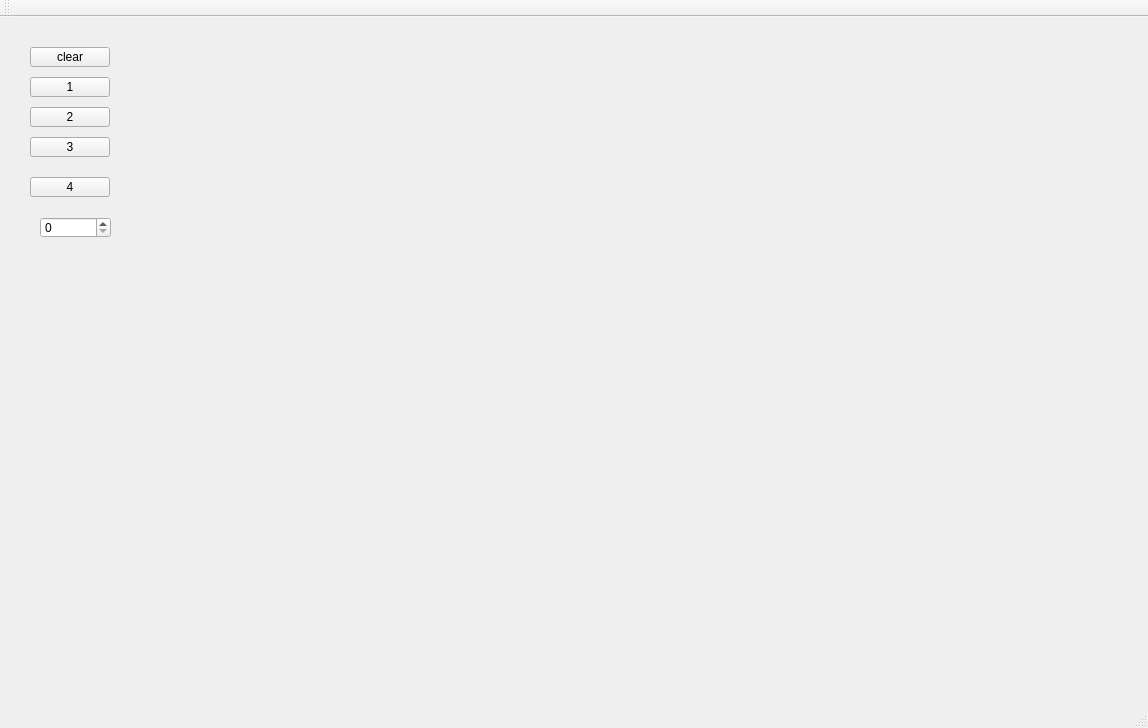
<?xml version="1.0" encoding="UTF-8"?>
<ui version="4.0">
 <class>MainWindow</class>
 <widget class="QMainWindow" name="MainWindow">
  <property name="geometry">
   <rect>
    <x>0</x>
    <y>0</y>
    <width>1148</width>
    <height>728</height>
   </rect>
  </property>
  <property name="windowTitle">
   <string>MainWindow</string>
  </property>
  <widget class="QWidget" name="centralWidget">
   <widget class="QPushButton" name="pushButton">
    <property name="geometry">
     <rect>
      <x>30</x>
      <y>60</y>
      <width>80</width>
      <height>20</height>
     </rect>
    </property>
    <property name="text">
     <string>1</string>
    </property>
   </widget>
   <widget class="QPushButton" name="pushButton_2">
    <property name="geometry">
     <rect>
      <x>30</x>
      <y>90</y>
      <width>80</width>
      <height>20</height>
     </rect>
    </property>
    <property name="text">
     <string>2</string>
    </property>
   </widget>
   <widget class="QPushButton" name="pushButton_3">
    <property name="geometry">
     <rect>
      <x>30</x>
      <y>120</y>
      <width>80</width>
      <height>20</height>
     </rect>
    </property>
    <property name="text">
     <string>3</string>
    </property>
   </widget>
   <widget class="QPushButton" name="pushButton_4">
    <property name="geometry">
     <rect>
      <x>30</x>
      <y>160</y>
      <width>80</width>
      <height>20</height>
     </rect>
    </property>
    <property name="text">
     <string>4</string>
    </property>
   </widget>
   <widget class="QPushButton" name="pushButton_5">
    <property name="geometry">
     <rect>
      <x>30</x>
      <y>30</y>
      <width>80</width>
      <height>20</height>
     </rect>
    </property>
    <property name="text">
     <string>clear</string>
    </property>
   </widget>
   <widget class="QWidget" name="widget" native="true">
    <property name="geometry">
     <rect>
      <x>130</x>
      <y>40</y>
      <width>1001</width>
      <height>611</height>
     </rect>
    </property>
   </widget>
   <widget class="QSpinBox" name="spinBox">
    <property name="geometry">
     <rect>
      <x>40</x>
      <y>200</y>
      <width>71</width>
      <height>21</height>
     </rect>
    </property>
   </widget>
  </widget>
  <widget class="QMenuBar" name="menuBar">
   <property name="geometry">
    <rect>
     <x>0</x>
     <y>0</y>
     <width>1148</width>
     <height>26</height>
    </rect>
   </property>
  </widget>
  <widget class="QToolBar" name="mainToolBar">
   <attribute name="toolBarArea">
    <enum>TopToolBarArea</enum>
   </attribute>
   <attribute name="toolBarBreak">
    <bool>false</bool>
   </attribute>
  </widget>
  <widget class="QStatusBar" name="statusBar"/>
 </widget>
 <layoutdefault spacing="6" margin="11"/>
 <resources/>
 <connections/>
</ui>
